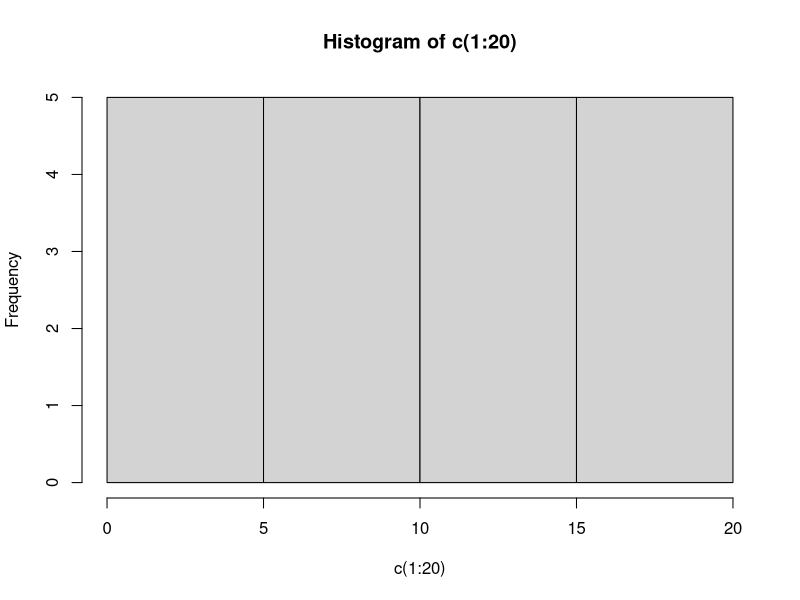

Write the R code that produced this figure.
## ---- chunk 1
library(knitr)
opts_chunk$set(tidy.opts = list(width.cutoff = 60), tidy = TRUE)
knitr::opts_chunk$set(error = TRUE)
## ---- chunk 2
# NOTE: we cannot use markdown in code chunks.  Here # means that we are creating a comment (notes that are not executable code).  We are not creating a header.
## ---- chunk 3
hist(c(1:20))
## ---- chunk 4

